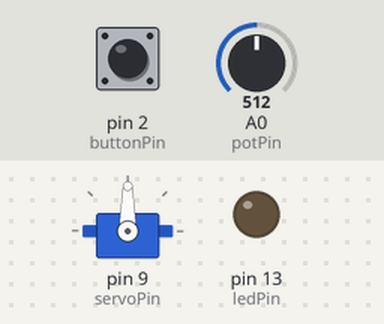
Bench run of a sketch on a simulated Arduino Uno, built with avr-gcc and run on an emulated ATmega328P. Shown: servo, output pins drawn as LEDs (lit = HIGH). The test bench sets the inputs (shaded band); at power-on: pin 2 (buttonPin) HIGH, A0 (potPin) = 512.

Above: at 1.2 s.
1.3 s: pin 2 (buttonPin) pulled LOW for 0.15 s
At 2.7 s:
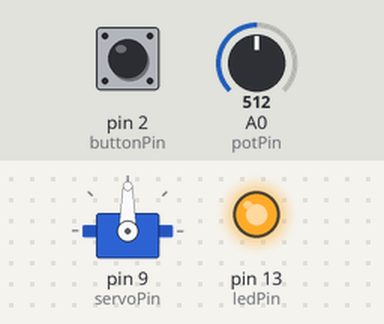
3.0 s: A0 (potPin) set to 716
At 4.1 s:
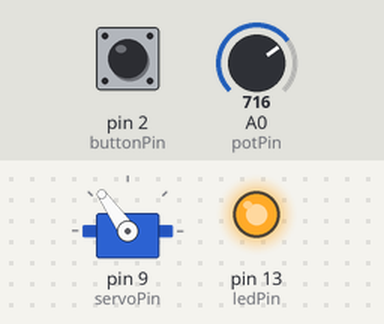
4.5 s: A0 (potPin) set to 900
At 5.2 s:
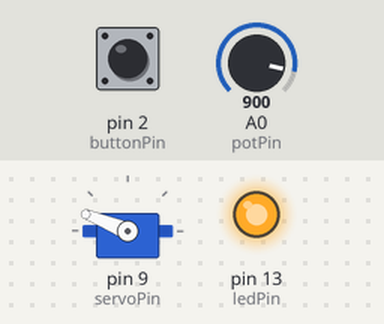
6.0 s: pin 2 (buttonPin) pulled LOW for 1 s
At 7.7 s:
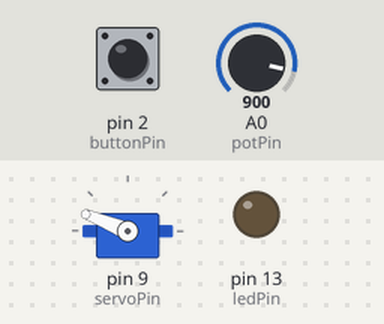
8.5 s: pin 2 (buttonPin) pulled LOW for 3.2 s
At 12.5 s:
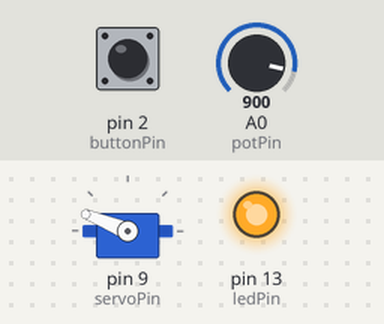
13.2 s: A0 (potPin) set to 1023
At 14.2 s:
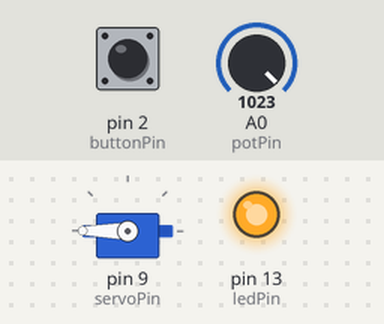
Timing chart, 0 to 15.7 s (numbered marks = the images above; inputs shaded):
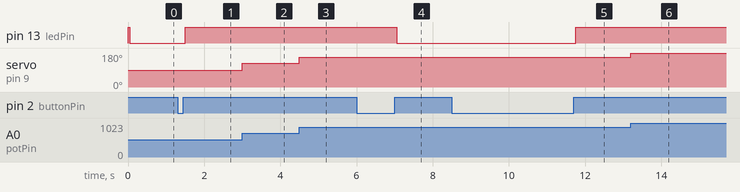

Measured:
- after the input at 1.3 s, pin 13 (ledPin): LOW → HIGH after 0.20 s
- after the input at 3.0 s, servo on pin 9 (servoPin): 90° → 125° at once
- after the input at 4.5 s, servo on pin 9 (servoPin): 125° → 158° at once
- after the input at 6.0 s, pin 13 (ledPin): HIGH → LOW after 1.1 s
- after the input at 8.5 s, pin 13 (ledPin): LOW → HIGH after 3.3 s
- after the input at 13.2 s, servo on pin 9 (servoPin): 158° → 180° at once

The sketch:

sketch_dec25a_knob_detach.ino
```cpp
/* Servo knob + debounced attach/detach
 * Based on Debounce and Knob examples
 */

#include <Servo.h>

Servo myServo;

const int potPin = A0;
const int servoPin = 9;
const int buttonPin = 2;
const int ledPin = 13;

int ledState = HIGH;
int buttonState;
int lastButtonState = LOW;
unsigned long lastDebounceTime = 0;
unsigned long debounceDelay = 50;

void setup() {
  pinMode(buttonPin, INPUT_PULLUP);
  pinMode(ledPin, OUTPUT);
  digitalWrite(ledPin, ledState);
  myServo.attach(servoPin);
}

void loopDebounce() {
  int reading = digitalRead(buttonPin);

  if (reading != lastButtonState) {
    lastDebounceTime = millis();
  }

  if ((millis() - lastDebounceTime) > debounceDelay) {
    if (reading != buttonState) {
      buttonState = reading;
      if (buttonState == HIGH) {
        ledState = !ledState;
        digitalWrite(ledPin, ledState);
        if (ledState) {
          myServo.attach(servoPin);
        } else {
          myServo.detach();
        }
      }
    }
  }

  lastButtonState = reading;
}

void loopKnob()
{
  int potReading = analogRead(potPin);
  int servoVal = map(potReading, 0, 1023, 0, 180);
  myServo.write(servoVal);
}

void loop() {
  loopKnob();
  loopDebounce();
}
```
